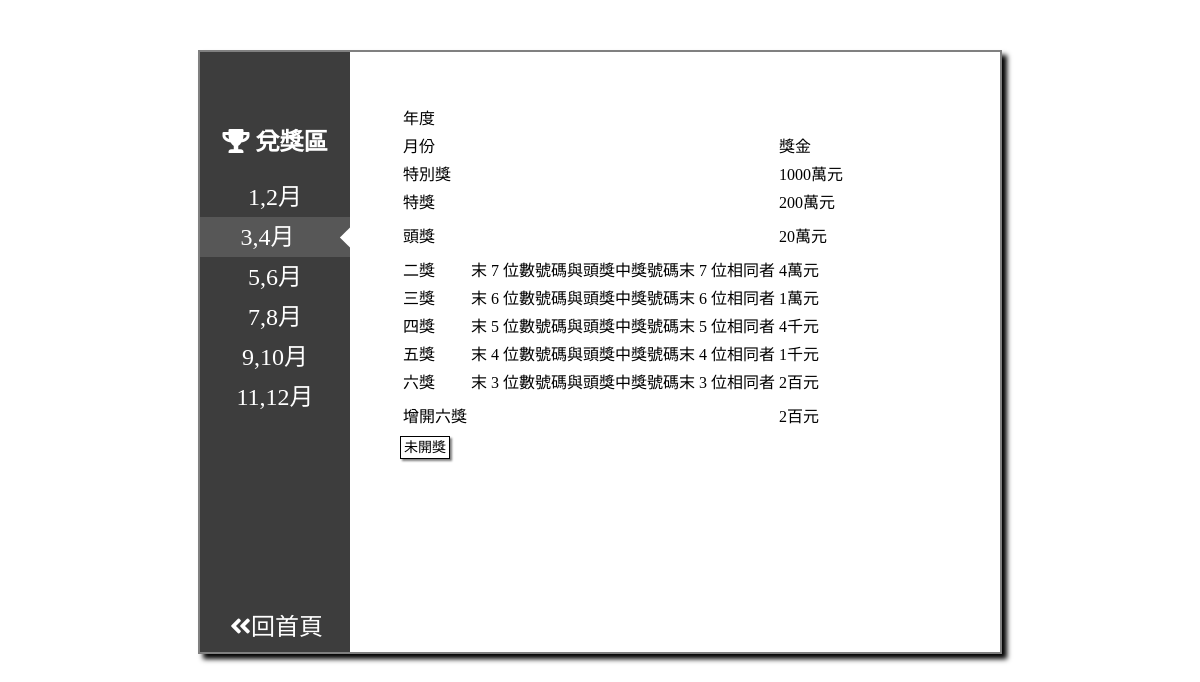
The app's page /award.php?period=2, older data.
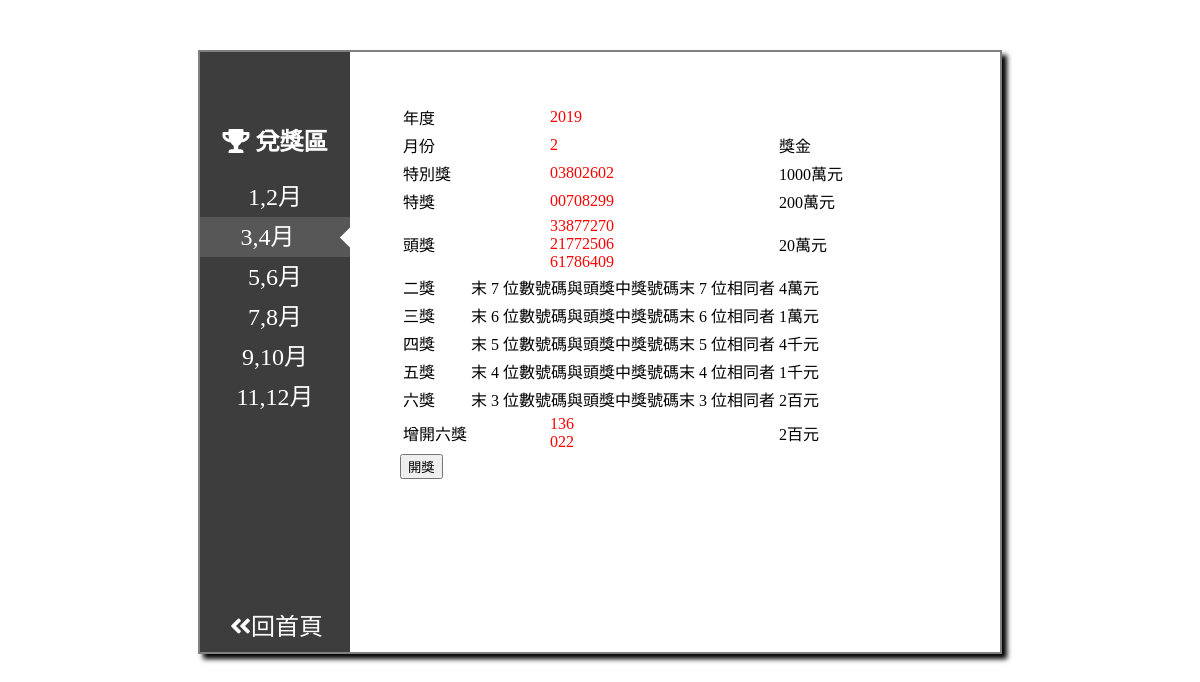
The same page, newer data.
### tables this page shows
CREATE TABLE `award` (
  `id` int(10) NOT NULL,
  `year` int(4) NOT NULL,
  `period` int(2) NOT NULL,
  `sp1` varchar(8) NOT NULL,
  `sp2` varchar(8) NOT NULL,
  `jackpot1` varchar(8) NOT NULL,
  `jackpot2` varchar(8) NOT NULL,
  `jackpot3` int(8) NOT NULL,
  `six1` varchar(3) NOT NULL,
  `six2` varchar(3) NOT NULL,
  `six3` varchar(3) NOT NULL
);

### base.php (called while the page is built, shortened)
<?php
$dsn = "mysql:host=localhost;charset=utf8;dbname=invoice";
$pdo = new PDO($dsn, 'root', '123');
function selectF( $table, $period){
    global $pdo;
    $sql = "select * from $table where `period`=$period";
    return $pdo->query($sql)->fetch(PDO::FETCH_ASSOC);
}
?>

### award.php (the view, shortened to what this page needs)
<!DOCTYPE html>
<html lang="en">
<head>
    <link rel="stylesheet" href="./css/all.min.css">
    <link rel="stylesheet" href="./css/style.css">
</head>
<body>
    <?php
        include_once "base.php";
    ?>
    <div class="main">
        <div class="left">
            <h2><i class="fas fa-trophy"></i> 兌獎區</h2>
            <?php
            if($_GET['period'] == 1){
                echo"<div class='btnA'><a href='award.php?period=1'>1,2月</a></div>";
            }else{
                echo"<div class='btn'><a href='award.php?period=1'>1,2月</a></div>";
            }
            if($_GET['period'] == 2){
                echo"<div class='btnA'><a href='award.php?period=2'>3,4月</a></div>";
            }else{
                echo"<div class='btn'><a href='award.php?period=2'>3,4月</a></div>";
            }
            if($_GET['period'] == 3){
                echo"<div class='btnA'><a href='award.php?period=3'>5,6月</a></div>";
            }else{
                echo"<div class='btn'><a href='award.php?period=3'>5,6月</a></div>";
            }
            if($_GET['period'] == 4){
                echo"<div class='btnA'><a href='award.php?period=4'>7,8月</a></div>";
            }else{
                echo"<div class='btn'><a href='award.php?period=4'>7,8月</a></div>";
            }
            if($_GET['period'] == 5){
                echo"<div class='btnA2'><a href='award.php?period=5'>9,10月</a></div>";
            }else{
                echo"<div class='btn'><a href='award.php?period=5'>9,10月</a></div>";
            }
            if($_GET['period'] == 6){
                echo"<div class='btnA3'><a href='award.php?period=6'>11,12月</a></div>";
            }else{
                echo"<div class='btn'><a href='award.php?period=6'>11,12月</a></div>";
            }
            ?>
            <div><a class="back" href="index.html"><i class="fas fa-angle-double-left"></i>回首頁</a></div>
        </div>
        <div class="right">
            <form action="number_check.php" method="POST">
                <table>
                <?php
                    if(!empty($_GET['period'])){
                        $row=selectF("award", $_GET['period']);
                        ?>
                        <tr>
                        <td>年度</td>
                        <td class="award"><?=$row["year"]?></td>
                        <td></td>
                    </tr>
                    <tr>
                        <td>月份</td>
                        <td class="award"><?=$row['period']?></td>
                        <td>獎金</td>
                    </tr>
                    <tr>
                        <td>特別獎</td>
                        <td class="award"><?=$row['sp1']?></td>
                        <td>1000萬元</td>
                    </tr>
                    <tr>
                        <td>特獎</td>
                        <td class="award"><?=$row['sp2']?></td>
                        <td>200萬元</td>
                    </tr>
                    <tr>
                        <td>頭獎</td>
                        <td class="award"><?=$row['jackpot1']?><br>
                            <?=$row['jackpot2']?><br>
                            <?=$row['jackpot3']?></td>
                        <td>20萬元</td>
                    </tr>
                    <tr>
                        <td>二獎</td>
                        <td>末 7 位數號碼與頭獎中獎號碼末 7 位相同者</td>
                        <td>4萬元</td>
                    </tr>
                    <tr>
                        <td>三獎</td>
                        <td>末 6 位數號碼與頭獎中獎號碼末 6 位相同者</td>
                        <td>1萬元</td>
                    </tr>
                    <tr>
                        <td>四獎</td>
                        <td>末 5 位數號碼與頭獎中獎號碼末 5 位相同者</td>
                        <td>4千元</td>
                    </tr>
                    <tr>
                        <td>五獎</td>
                        <td>末 4 位數號碼與頭獎中獎號碼末 4 位相同者</td>
                        <td>1千元</td>
                    </tr>
                    <tr>
                        <td>六獎</td>
                        <td>末 3 位數號碼與頭獎中獎號碼末 3 位相同者</td>
                        <td>2百元</td>
                    </tr>
                    <tr>
                        <td>增開六獎</td>
                        <td class="award"><?=$row['six1']?><br>
                            <?=$row['six2']?><br>
                            <?=$row['six3']?></td>
                        <td>2百元</td>
                    </tr>
                        <?php
                    }else{
                        ?>
                        <div class="title">我要得獎！</div>
                        <div class="bg"><img src="./images/reward.jpg" alt="" width="100%" height="80%"></div>
                        <?php
                    }
                ?>
                </table>
                <?php
                    if(!empty($_GET['period'])){
                        if(empty($row['six1'])){
                            echo "<span class='notYet'>未開獎</span>";
                        }else{
                            echo "<input type='submit' value='開獎'>";
                        }
                    }
                ?>
            </form>
        </div>
    </div>
</body>
</html>

### css/style.css (style rules this page uses)
.main { width: 800px; height: 600px; margin: auto; position: relative; box-shadow: 5px 5px 5px black; margin-top: 50px; border: 2px solid gray; font-family: "標楷體"; }
.left { width: 150px; height: 100%; background-color: rgb(61, 61, 61); position: absolute; text-align: center; padding-top: 50px; box-sizing: border-box; color: white; }
.right { width: 650px; height: 100%; background-color: white; position: absolute; left: 150px; padding: 50px; box-sizing: border-box; }
a { text-decoration: none; font-size: 24px; color: white; }
.back { position: absolute; bottom: 10px; left: 30px; }
.btn { height: 40px; line-height: 40px; font-family: "標楷體"; }
.btnA { height: 40px; line-height: 40px; background-color: rgb(87, 87, 87); }
.btnA::after { content: ""; width: 15px; height: 15px; background-color: white; display: inline-block; position: relative; left: 48px; transform: rotate(45deg); }
.notYet { border: 1px solid black; width: 75px; font-size: 14px; box-shadow: 2px 2px 2px gray; padding: 3px; }

### award.php (style rules this page uses)
.award { color: red; padding-left: 80px; }

Row changes from the older to the newer data that the page shows:
now on this page (row edited): award: year "2019", period "2", sp1 "03802602", sp2 "00708299", jackpot1 "33877270", jackpot2 "21772506", jackpot3 "61786409", six1 "136", six2 "022"
Text that changed along with them:
form field value: (not shown) → "開獎"
text no longer shown: "未開獎"
